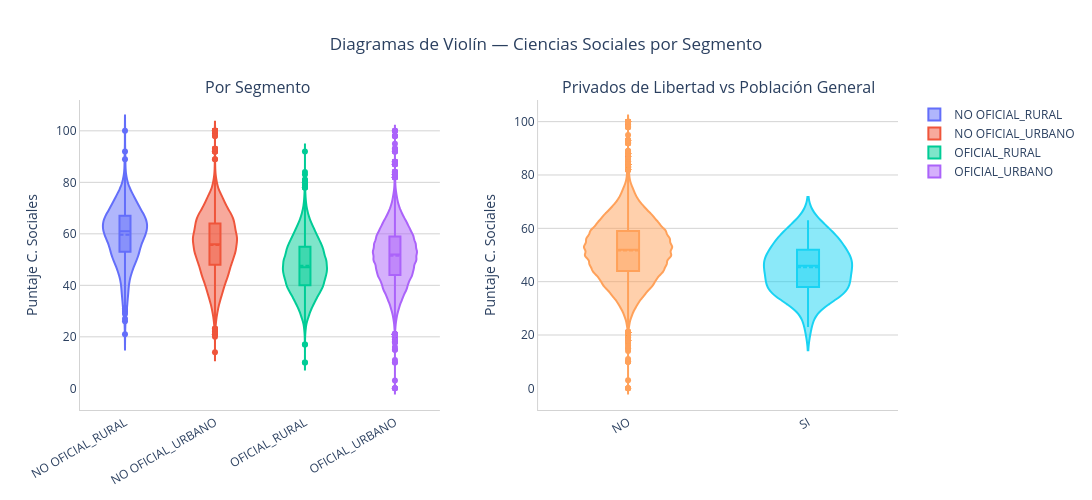

The code cell stored with this chart in its notebook:
### Markdown cell above
## Gráficos de violÍn

### Code cell
fig = make_subplots(
    rows=1, cols=2,
    subplot_titles=[
        'Por Segmento ',
        'Privados de Libertad vs Población General'
    ],
    horizontal_spacing=0.12,
)

# ── Panel 1: 4 segmentos ───────────────────────────────────────────────────
for segmento in ['NO OFICIAL_RURAL', 'NO OFICIAL_URBANO', 'OFICIAL_RURAL', 'OFICIAL_URBANO']:
    fig.add_trace(go.Violin(
        y=df[df['segmento']==segmento]['punt_sociales_ciudadanas'],
        name=segmento,
        box_visible=True,
        meanline_visible=True,
        hovertemplate=f'<b>{segmento}</b><br>Puntaje: %{{y}}<extra></extra>',
    ), row=1, col=1)

# ── Panel 2: Privados de Libertad vs población general ────────────────────
for nombre, filtro in [
    ('NO', df['estu_privado_libertad']=='N'),
    ('SI', df['estu_privado_libertad']=='S'),
]:
    fig.add_trace(go.Violin(
        y=df[filtro]['punt_sociales_ciudadanas'],
        name=nombre,
        box_visible=True,
        meanline_visible=True,
        hovertemplate=f'<b>{nombre}</b><br>Puntaje: %{{y}}<extra></extra>',
        showlegend=False,
    ), row=1, col=2)

fig.update_layout(
    title=dict(text='Diagramas de Violín — Ciencias Sociales por Segmento', x=0.5),
    height=500,
    width=1200,
    paper_bgcolor='white',
    plot_bgcolor='white',
)
fig.update_yaxes(title_text='Puntaje C. Sociales', gridcolor='lightgrey', linecolor='lightgrey')
fig.update_xaxes(linecolor='lightgrey', tickangle=-30)

fig.show()
# Para Dash: dcc.Graph(figure=fig))

### Figure 1 — Plotly figure (JSON) as saved in the notebook; plotly's stock layout.template omitted (floating-point values rounded to 4 significant figures; data arrays with more than 128 entries replaced by an {"elided": "..."} marker saying what was removed)
{"data": [{"box": {"visible": true}, "hovertemplate": "<b>NO OFICIAL_RURAL</b><br>Puntaje: %{y}<extra></extra>", "meanline": {"visible": true}, "name": "NO OFICIAL_RURAL", "type": "violin", "xaxis": "x", "y": {"elided": "683 float values"}, "yaxis": "y"}, {"box": {"visible": true}, "hovertemplate": "<b>NO OFICIAL_URBANO</b><br>Puntaje: %{y}<extra></extra>", "meanline": {"visible": true}, "name": "NO OFICIAL_URBANO", "type": "violin", "xaxis": "x", "y": {"elided": "17853 float values"}, "yaxis": "y"}, {"box": {"visible": true}, "hovertemplate": "<b>OFICIAL_RURAL</b><br>Puntaje: %{y}<extra></extra>", "meanline": {"visible": true}, "name": "OFICIAL_RURAL", "type": "violin", "xaxis": "x", "y": {"elided": "14819 float values"}, "yaxis": "y"}, {"box": {"visible": true}, "hovertemplate": "<b>OFICIAL_URBANO</b><br>Puntaje: %{y}<extra></extra>", "meanline": {"visible": true}, "name": "OFICIAL_URBANO", "type": "violin", "xaxis": "x", "y": {"elided": "66694 float values"}, "yaxis": "y"}, {"box": {"visible": true}, "hovertemplate": "<b>NO</b><br>Puntaje: %{y}<extra></extra>", "meanline": {"visible": true}, "name": "NO", "showlegend": false, "type": "violin", "xaxis": "x2", "y": {"elided": "99996 float values"}, "yaxis": "y2"}, {"box": {"visible": true}, "hovertemplate": "<b>SI</b><br>Puntaje: %{y}<extra></extra>", "meanline": {"visible": true}, "name": "SI", "showlegend": false, "type": "violin", "xaxis": "x2", "y": [36.0, 47.0, 38.0, 52.0, 46.0, 23.0, 52.0, 54.0, 41.0, 59.0, 55.0, 34.0, 41.0, 38.0, 28.0, 53.0, 48.0, 34.0, 52.0, 43.0, 46.0, 49.0, 46.0, 41.0, 34.0, 36.0, 46.0, 63.0, 60.0, 34.0, 40.0, 45.0, 50.0, 57.0, 50.0, 39.0, 38.0, 44.0, 57.0, 37.0, 40.0, 58.0, 46.0, 38.0, 52.0, 46.0, 57.0, 56.0, 47.0, 35.0, 62.0, 34.0, 49.0], "yaxis": "y2"}], "layout": {"annotations": [{"font": {"size": 16}, "showarrow": false, "text": "Por Segmento ", "x": 0.22, "xanchor": "center", "xref": "paper", "y": 1, "yanchor": "bottom", "yref": "paper"}, {"font": {"size": 16}, "showarrow": false, "text": "Privados de Libertad vs Población General", "x": 0.78, "xanchor": "center", "xref": "paper", "y": 1, "yanchor": "bottom", "yref": "paper"}], "height": 500, "paper_bgcolor": "white", "plot_bgcolor": "white", "title": {"text": "Diagramas de Violín — Ciencias Sociales por Segmento", "x": 0.5}, "width": 1200, "xaxis": {"anchor": "y", "domain": [0, 0.44], "linecolor": "lightgrey", "tickangle": -30}, "xaxis2": {"anchor": "y2", "domain": [0.56, 1], "linecolor": "lightgrey", "tickangle": -30}, "yaxis": {"anchor": "x", "domain": [0, 1], "gridcolor": "lightgrey", "linecolor": "lightgrey", "title": {"text": "Puntaje C. Sociales"}}, "yaxis2": {"anchor": "x2", "domain": [0, 1], "gridcolor": "lightgrey", "linecolor": "lightgrey", "title": {"text": "Puntaje C. Sociales"}}}}
